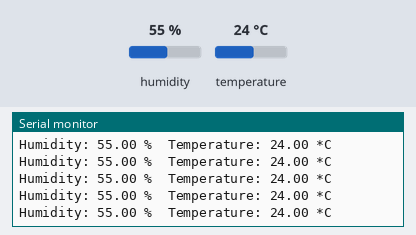
A sketch run on a simulated Arduino Uno, built with avr-gcc and run on an emulated ATmega328P. Shown: the last lines printed to the serial monitor. The test bench sets the inputs (shaded band); at power-on: humidity 55 %, temperature 24 °C.

Above: at 2.8 s.
2.9 s: humidity set to 22 %
At 4.27 s:
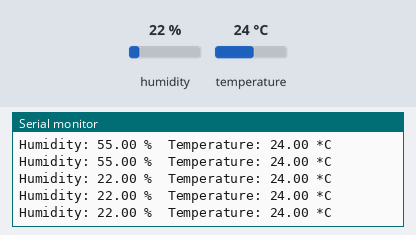
8.9 s: temperature set to 12 °C
At 10.41 s:
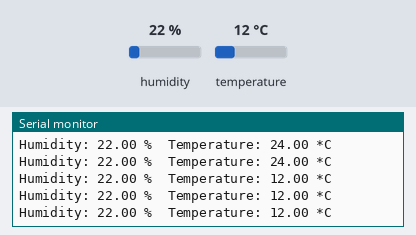
14.9 s: humidity set to 40 %
At 16.55 s:
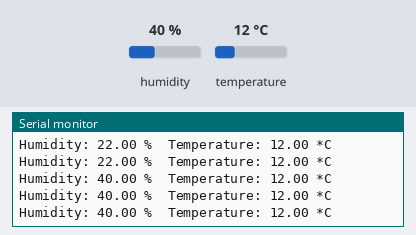
Timing chart, 0 to 18.1 s (numbered marks = the images above; inputs shaded):
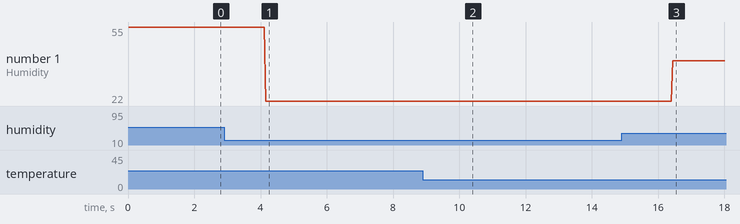

The sketch:

DHT11_Digital_Temperature_and_Humidity_Sensor.ino
```cpp
// Example testing sketch for various DHT humidity/temperature sensors
// Written by ladyada, public domain

#include "DHT.h"

#define DHTPIN 2 // what pin we're connected to

// Uncomment whatever type you're using!
#define DHTTYPE DHT11 // DHT 11
//#define DHTTYPE DHT22 // DHT 22 (AM2302)
//#define DHTTYPE DHT21 // DHT 21 (AM2301)

// Connect pin 1 (on the left) of the sensor to +5V
// Connect pin 2 of the sensor to whatever your DHTPIN is
// Connect pin 4 (on the right) of the sensor to GROUND
// Connect a 10K resistor from pin 2 (data) to pin 1 (power) of the sensor

DHT dht(2, 11);

void setup() {
Serial.begin(9600);
Serial.println("DHT11 test!");

dht.begin();
}

void loop() {
// Reading temperature or humidity takes about 250 milliseconds!
// Sensor readings may also be up to 2 seconds 'old' (its a very slow sensor)
   float h = dht.readHumidity();
   float t = dht.readTemperature();

// check if returns are valid, if they are NaN (not a number) then something went wrong!
if (isnan(t) || isnan(h)) {
    Serial.println("Failed to read from DHT");
  } else {
    Serial.print("Humidity: ");
    Serial.print(h);
    Serial.print(" %\t");
    Serial.print("Temperature: ");
    Serial.print(t);
    Serial.println(" *C");
  }
}
```

Measured:
- after the input at 2.9 s, the serial monitor: prints a new line after 1.3 s (image 1)
- after the input at 8.9 s, the serial monitor: prints a new line after 1.4 s (image 2)
- after the input at 14.9 s, the serial monitor: prints a new line after 1.5 s (image 3)
- plotted number 1: 55 → 22 after the input at 2.9 s, 22 → 40 after the input at 14.9 s
